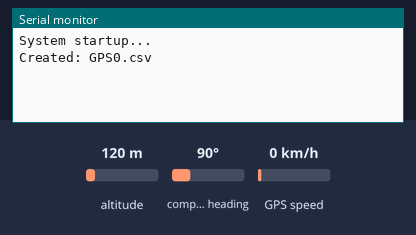
A sketch run on a simulated Arduino Mega 2560, built with avr-gcc and run on an emulated ATmega2560. Shown: the last lines printed to the serial monitor. Inputs (shaded band) come from the test bench; at power-on: altitude 120 m, GPS speed 0 km/h, compass heading 90°. Storage starts empty; the GPS gets a fix after 3 s at 37.7749, -122.4194 with 8 satellites.

Above: at 1.2 s.
1.3 s: altitude set to 20 m
At 3.9 s:
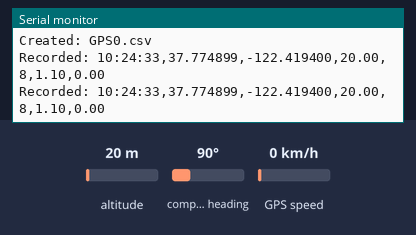
5.4 s: GPS speed set to 2 km/h
At 6.7 s:
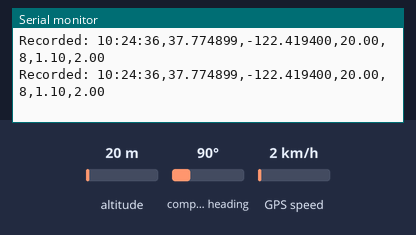
6.9 s: altitude set to 250 m
At 7.9 s:
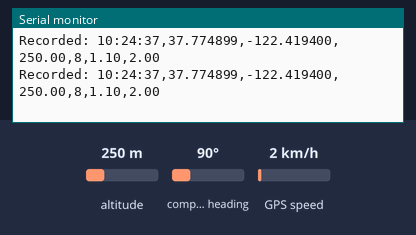
Timing chart, 0 to 9.9 s (numbered marks = the images above; inputs shaded):
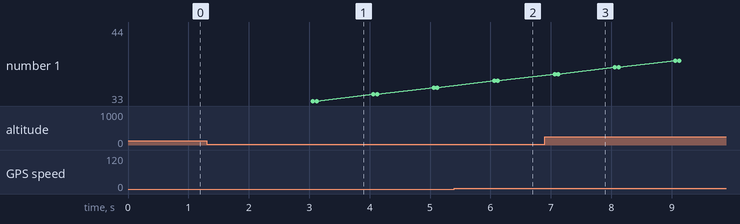

Measured:
- after the input at 1.3 s, the serial monitor: prints a new line after 1.8 s (image 1)
- after the input at 5.4 s, the serial monitor: prints a new line after 0.66 s (image 2)
- after the input at 6.9 s, the serial monitor: prints a new line after 0.16 s (image 3)

The sketch:

arduino_read_data.ino
```cpp
#include <TinyGPS++.h>
#include <SPI.h>
#include <SD.h>

TinyGPSPlus gps;

const int chipSelect = 53;
File logFile;

void setup() {
  Serial.begin(9600);
  Serial1.begin(9600);

  Serial.println("System startup...");

  if (!SD.begin(chipSelect)) {
    Serial.println("Error initializing SD card!");
    while (true);
  }

  // Creating unique file for every flight
  int fileIndex = 0;
  String fileName;
  do {
    fileName = "GPS"+String(fileIndex++)+".csv";
  } while (SD.exists(fileName));

  logFile = SD.open(fileName, FILE_WRITE);
  if (logFile) {
    logFile.println("Time,Latitude,Longitude,Altitude(m),Satellites,HDOP,Speed(km/h)");
    logFile.flush();
    Serial.println("Created: "+fileName);
  } else {
    Serial.println("Couldn't open file!");
    while (true);
  }
}

void loop() {
  while (Serial1.available() > 0) {
    gps.encode(Serial1.read());

    if (gps.location.isUpdated() &&
        gps.altitude.isUpdated() &&
        gps.satellites.isUpdated() &&
        gps.hdop.isUpdated() &&
        gps.speed.isUpdated()) {

      float lat = gps.location.lat();
      float lon = gps.location.lng();
      float alt = gps.altitude.meters();
      int sats = gps.satellites.value();
      float hdop = gps.hdop.hdop();
      float speed = gps.speed.kmph();

      String dataString = String(gps.time.hour()) + ":" +
                          String(gps.time.minute()) + ":" +
                          String(gps.time.second()) + "," +
                          String(lat, 6) + "," +
                          String(lon, 6) + "," +
                          String(alt, 2) + "," +
                          String(sats) + "," +
                          String(hdop, 2) + "," +
                          String(speed, 2);

      logFile.println(dataString);
      logFile.flush();
      Serial.println("Recorded: " + dataString);
    }
  }
}
```
